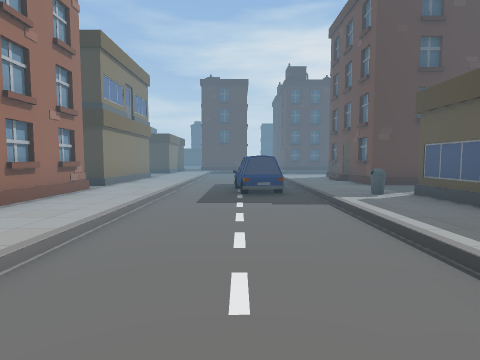
view 1 (above)

24 first-person views from a walk through a scene from a Unity 3-D project. The camera is 1.4 m above the floor, tilts 4° down and sees 80° across. The floor is counted in squares, 2 m on a side. Each view is taken from the middle of a square. On the plan, view 1 faces up. The plan holds only what a view shows up to about 10 squares ahead; the rest is blank. The place goes on beyond the plan.

view 2
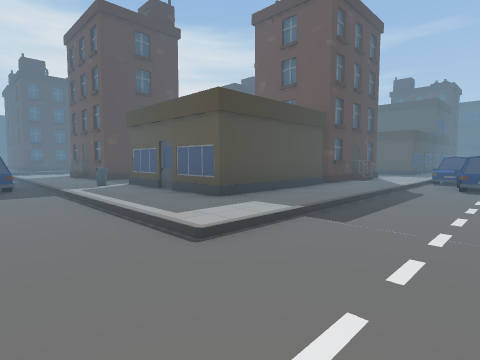

view 3
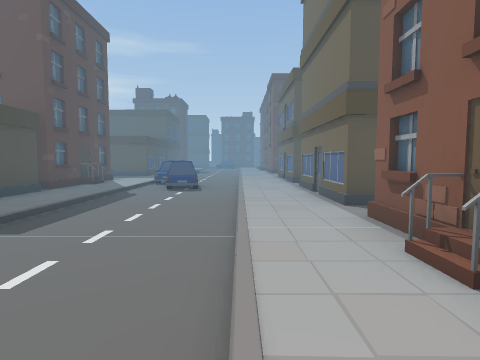

view 4
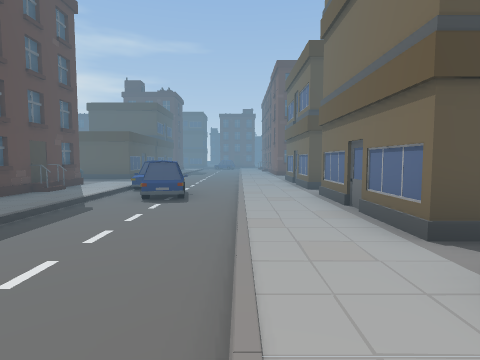

view 5
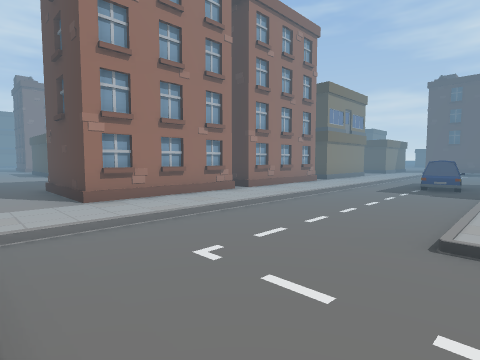

view 6
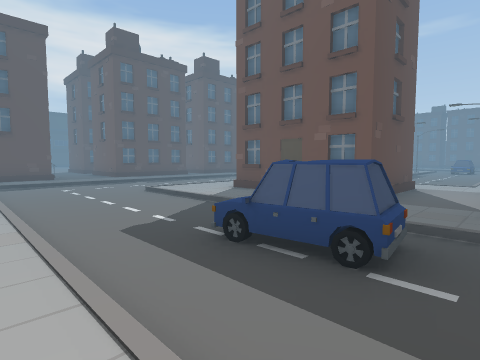

view 7
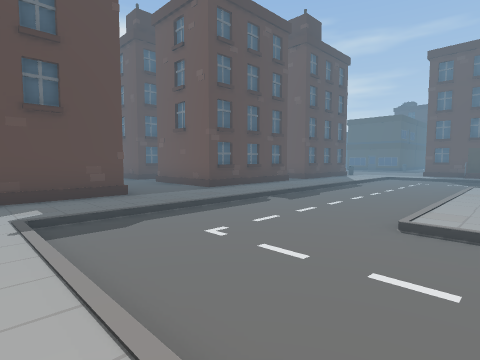

view 8
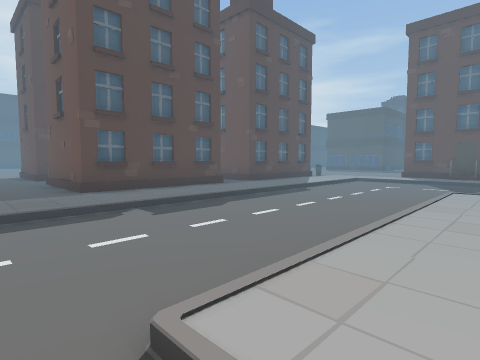

view 9
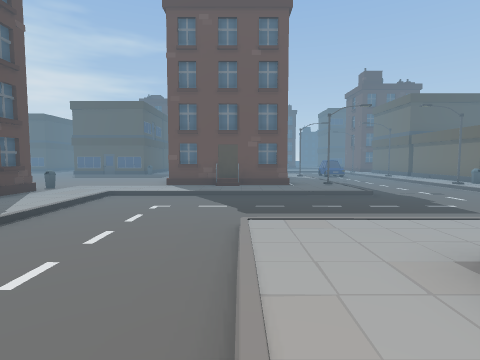

view 10
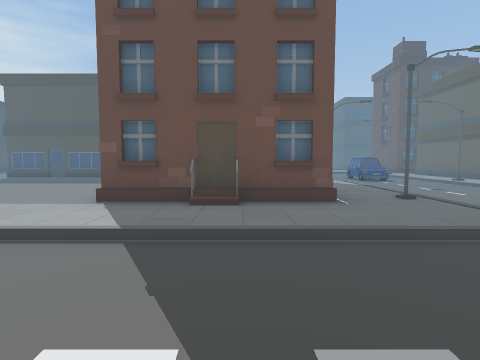

view 11
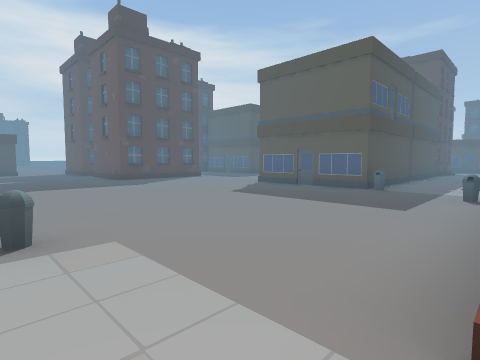

view 12
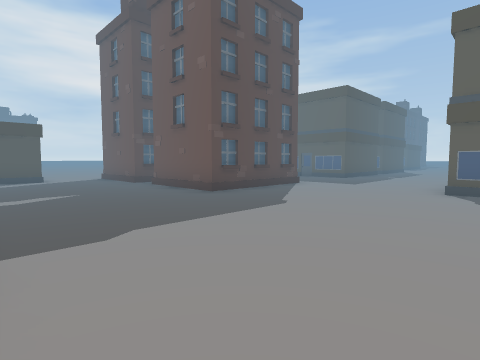

view 13
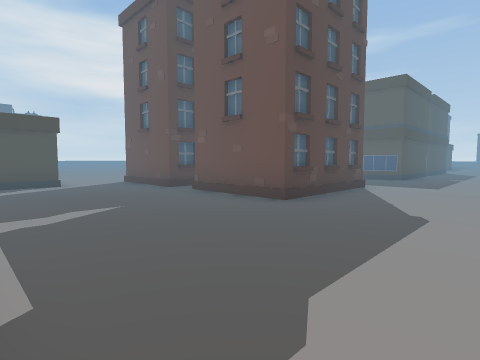

view 14
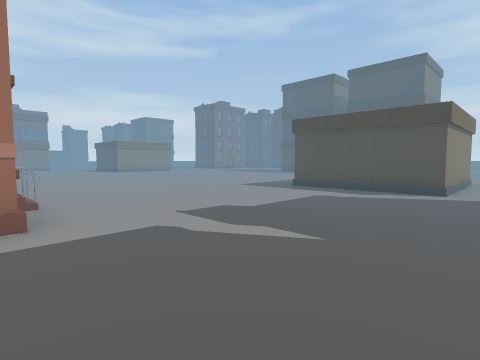

view 15
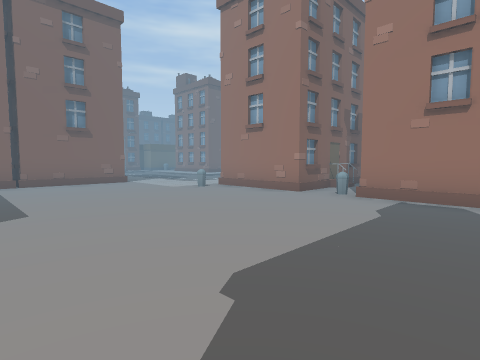

view 16
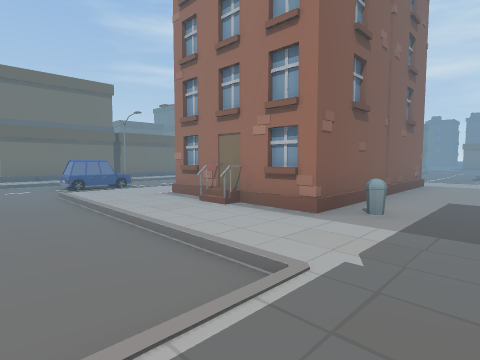

view 17
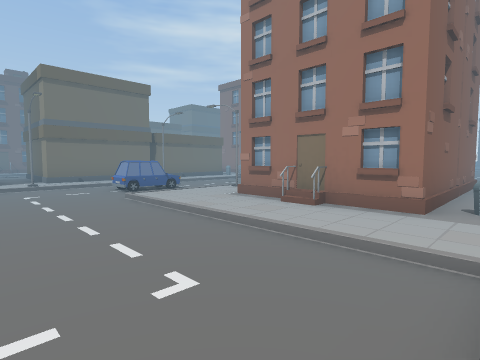

view 18
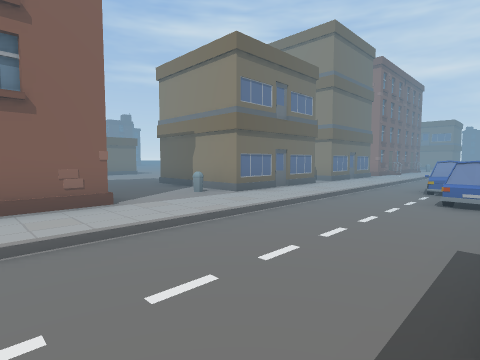

view 19
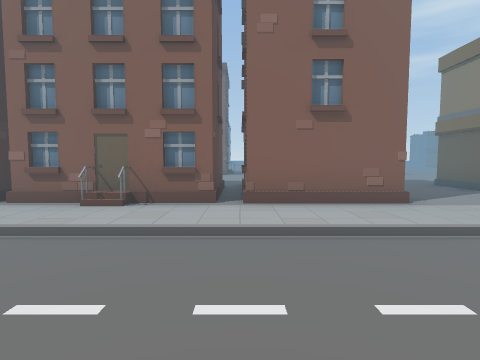

view 20
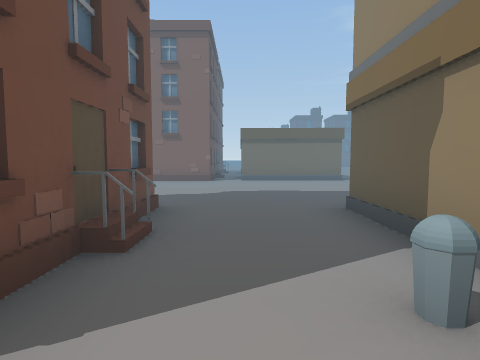

view 21
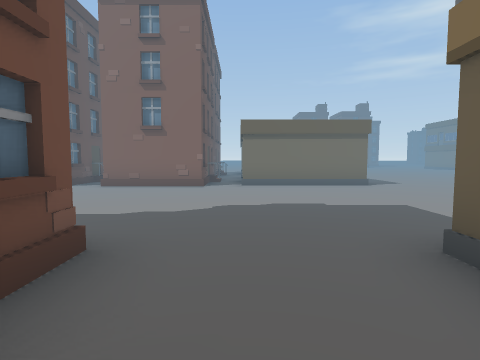

view 22
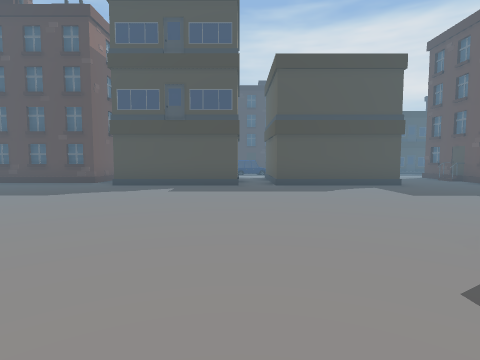

view 23
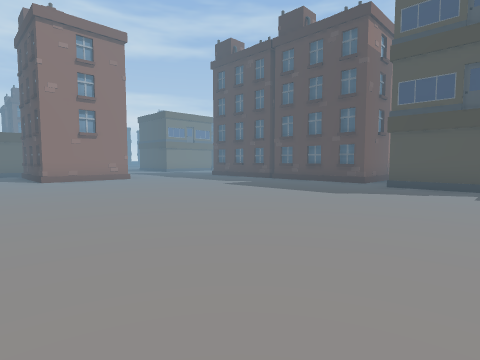

view 24
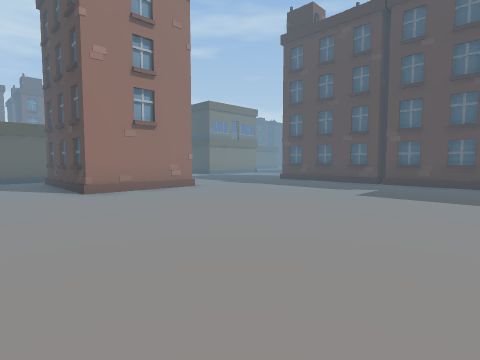

### Floor plan
Key: @ floor where view 1 was taken; # wall or solid block; . main floor; - floor 0.25 m lower than the main floor; / step, stairs or slope; H house; C car; B bin; O other object.
Columns run from 9 left of view 1 to 22 right of it. Each row starts with its distance up from view 1.
 30                 ...H###.#
 29                .........#
 28               ..........##
 27              ............
 26             ............#
 25             ............##
 24              H....H.....H##H...#
 23            .#      #............
 22            .#      #............
 21            .H      H............
 20            ..HH  #HB.......#
 19            .#   ####.......#
 18           H.## #####.......##
 17         #H..H###H##HB......H###H
 16        ....................B....
 15        .////////////......B..///
 14        .------------.H#####..---
 13        .------------.H  ###..---
 12        .---//////---.H    #H.---
 11        .---......---.H  H #..---
 10        .---.H   .---..... ...---
  9       ..---.H   .---/#///#///--
  8       ..---..    ----------CC--
  7      #..-CC.H##H.----------CC--
  6       ..-CC....../////O////////
  5       H.---B#        .H. /. ./.
  4       H.---.#               ##.
  3      #H.---.##               #.
  2       ..---.H#######O.
  1       H.---...........
  0       H.-@-////////CC///////
 -1 ...H##H.---------CCCC--------
 -2 ........---------C------------
 -3       ..///////////////////////
 -4           ......................
 -5            ##.H######HB..##H#H##
 -6            # .    # ##..H ###
 -7       H#####H.    #  #...  #H
 -8       ........########...  H
 -9      ..................... .
-10     ........................
-11     H......................
-12       ......................
-13       ......................
-14  H.H#H..............H###H##.H
-15  #..................   ### .#
-16        ............         #

Where each view was taken, in squares from view 1:
view 1: 0 up, 0 right, facing up
view 2: 2 down, 0 right, facing up-right
view 3: 3 down, 0 right, facing right
view 4: 3 down, 2 right, facing right
view 5: 3 down, 2 right, facing up-left
view 6: 5 up, 2 left, facing up-right
view 7: 11 up, 2 left, facing up-right
view 8: 11 up, 1 right, facing up-right
view 9: 12 up, 4 right, facing right
view 10: 12 up, 8 right, facing right
view 11: 14 up, 11 right, facing up-right
view 12: 19 up, 11 right, facing up-right
view 13: 21 up, 11 right, facing up-right
view 14: 23 up, 14 right, facing up-left
view 15: 23 up, 16 right, facing down-left
view 16: 16 up, 21 right, facing down-left
view 17: 15 up, 22 right, facing down-left
view 18: 0 up, 17 right, facing down-left
view 19: 0 up, 18 right, facing down
view 20: 4 down, 14 right, facing down
view 21: 6 down, 14 right, facing down
view 22: 16 down, 8 right, facing up
view 23: 16 down, 7 right, facing up-left
view 24: 16 down, 3 right, facing up-left
